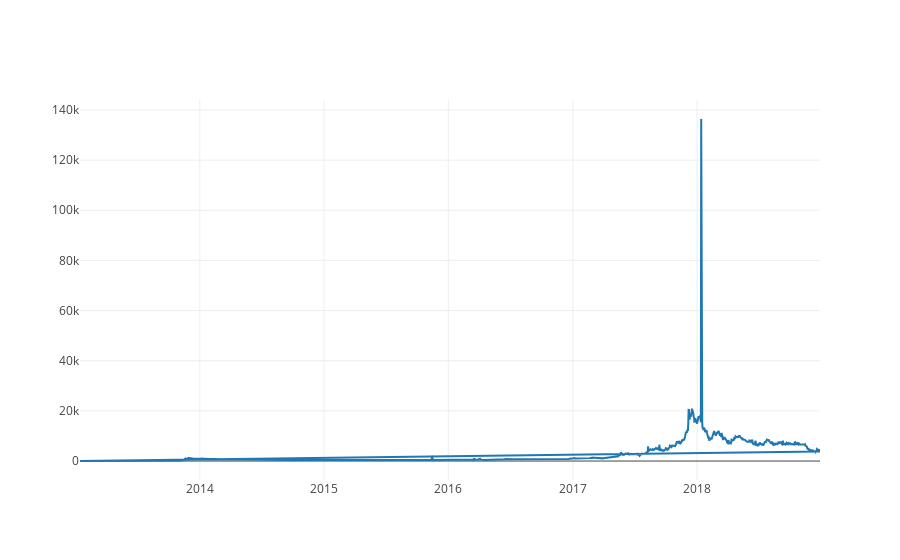

The notebook cell this image was saved under:
### Code cell
trace1 = go.Scatter(
    x = df['start_time'],
    y = df['high'],
    mode = 'lines',
    name = 'lines'
)
data =[trace1]
iplot(data)

### Figure 1 — Plotly figure (JSON) as saved in the notebook; plotly's stock layout.template omitted (floating-point values rounded to 4 significant figures; data arrays with more than 128 entries replaced by an {"elided": "..."} marker saying what was removed)
{"data": [{"mode": "lines", "name": "lines", "type": "scatter", "uid": "fc597ba7-b05a-4b65-9351-9504b4d2361a", "x": {"elided": "4350 str values"}, "y": {"elided": "4350 float values"}}], "layout": {}}
